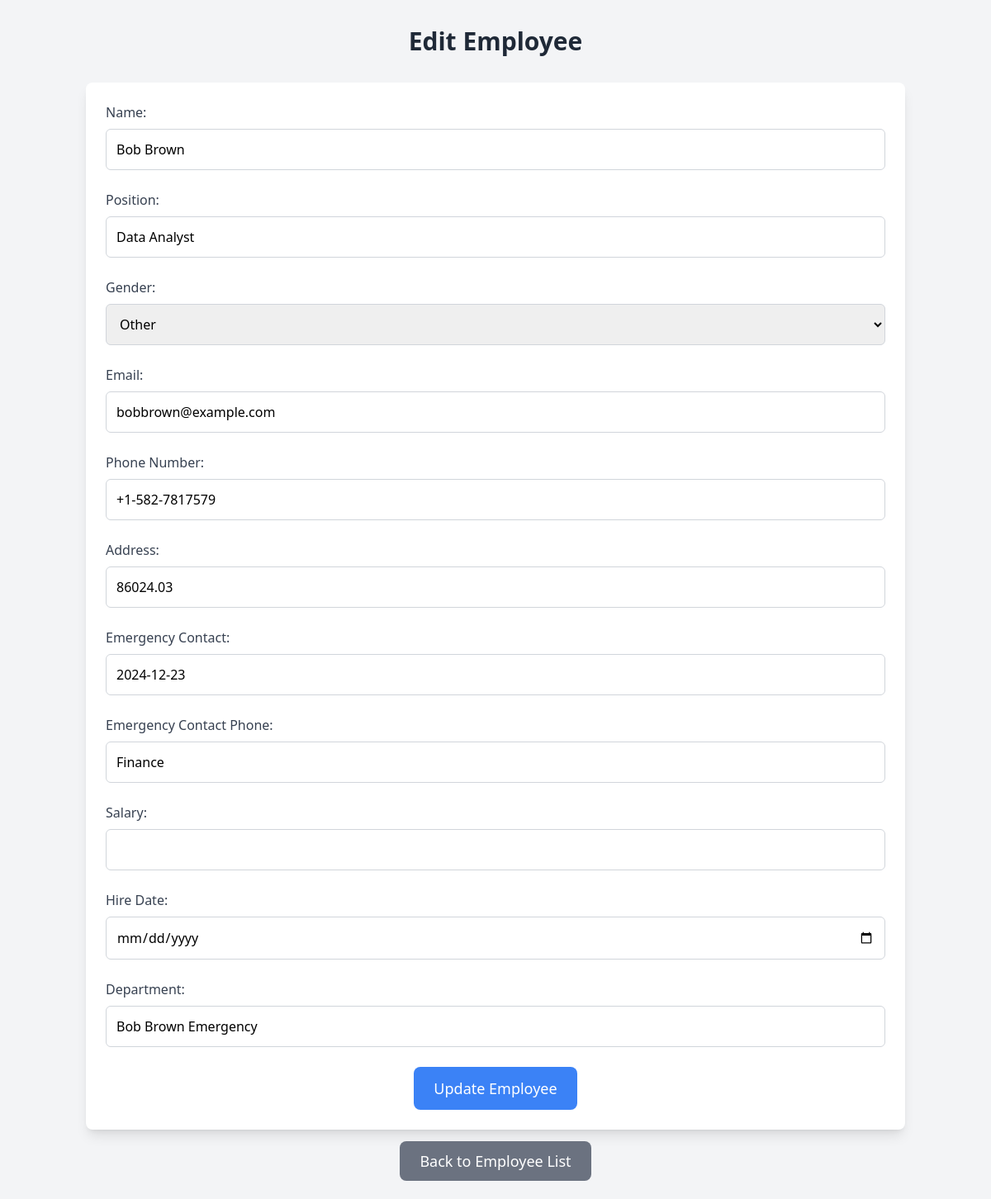
The app's page /edit/30 with its own data.
### tables this page shows
CREATE TABLE employees (
                id INTEGER PRIMARY KEY AUTOINCREMENT,
                name TEXT NOT NULL,
                position TEXT NOT NULL,
                gender TEXT NOT NULL,
                email TEXT NOT NULL,
                phone TEXT NOT NULL,
                address TEXT NOT NULL,
                emergency_contact TEXT NOT NULL,
                emergency_contact_phone TEXT NOT NULL,
                salary REAL NOT NULL,
                hire_date TEXT NOT NULL,
                department TEXT NOT NULL
            );

### app.py (the view, shortened to what this page needs)
@app.route('/edit/<int:id>', methods=['GET', 'POST'])
def edit_employee(id):
    conn = get_db()
    cursor = conn.cursor()
    cursor.execute('SELECT * FROM employees WHERE id = ?', (id,))
    employee = cursor.fetchone()
    return render_template('edit_employee.html', employee=employee)

### app.py (called while the page is built)
def get_db():
    conn = sqlite3.connect(DATABASE)
    return conn

### templates/edit_employee.html (shortened to what this page needs)
<!DOCTYPE html>
<html lang="en">
<head>
    <script src="https://cdn.tailwindcss.com"></script>
</head>
<body class="bg-gray-100">
    <div class="container mx-auto px-4 py-8">
        <h1 class="text-3xl font-semibold text-center mb-8 text-gray-800">Edit Employee</h1>
        <form method="POST" class="bg-white p-6 rounded-lg shadow-lg">
            <div class="mb-6">
                <label for="name" class="block text-gray-700 font-medium mb-2">Name:</label>
                <input type="text" name="name" class="form-input w-full p-3 border border-gray-300 rounded-md" value="{{ employee[1] }}" required>
            </div>
            <div class="mb-6">
                <label for="position" class="block text-gray-700 font-medium mb-2">Position:</label>
                <input type="text" name="position" class="form-input w-full p-3 border border-gray-300 rounded-md" value="{{ employee[2] }}" required>
            </div>
            <div class="mb-6">
                <label for="gender" class="block text-gray-700 font-medium mb-2">Gender:</label>
                <select name="gender" class="form-input w-full p-3 border border-gray-300 rounded-md" required>
                    <option value="Other" {% if employee[3] == "Other" %}selected{% endif %}>Other</option>
                </select>
            </div>
            <div class="mb-6">
                <label for="email" class="block text-gray-700 font-medium mb-2">Email:</label>
                <input type="email" name="email" class="form-input w-full p-3 border border-gray-300 rounded-md" value="{{ employee[4] }}" required>
            </div>
            <div class="mb-6">
                <label for="phone" class="block text-gray-700 font-medium mb-2">Phone Number:</label>
                <input type="text" name="phone" class="form-input w-full p-3 border border-gray-300 rounded-md" value="{{ employee[8] }}" required>
            </div>
            <div class="mb-6">
                <label for="address" class="block text-gray-700 font-medium mb-2">Address:</label>
                <input type="text" name="address" class="form-input w-full p-3 border border-gray-300 rounded-md" value="{{ employee[9] }}" required>
            </div>
            <div class="mb-6">
                <label for="emergency_contact" class="block text-gray-700 font-medium mb-2">Emergency Contact:</label>
                <input type="text" name="emergency_contact" class="form-input w-full p-3 border border-gray-300 rounded-md" value="{{ employee[10] }}" required>
            </div>
            <div class="mb-6">
                <label for="emergency_contact_phone" class="block text-gray-700 font-medium mb-2">Emergency Contact Phone:</label>
                <input type="text" name="emergency_contact_phone" class="form-input w-full p-3 border border-gray-300 rounded-md" value="{{ employee[11] }}" required>
            </div>
            <div class="mb-6">
                <label for="salary" class="block text-gray-700 font-medium mb-2">Salary:</label>
                <input type="number" name="salary" class="form-input w-full p-3 border border-gray-300 rounded-md" step="0.01" value="{{ employee[5] }}" required>
            </div>
            <div class="mb-6">
                <label for="hire_date" class="block text-gray-700 font-medium mb-2">Hire Date:</label>
                <input type="date" name="hire_date" class="form-input w-full p-3 border border-gray-300 rounded-md" value="{{ employee[6] }}" required>
            </div>
            <div class="mb-6">
                <label for="department" class="block text-gray-700 font-medium mb-2">Department:</label>
                <input type="text" name="department" class="form-input w-full p-3 border border-gray-300 rounded-md" value="{{ employee[7] }}" required>
            </div>
            <div class="flex justify-center">
                <button type="submit" class="bg-blue-500 text-white px-6 py-3 rounded-lg text-lg hover:bg-blue-600 transition duration-300">Update Employee</button>
            </div>
        </form>
        <div class="text-center mt-6">
            <a href="{{ url_for('index') }}" class="bg-gray-500 text-white px-6 py-3 rounded-lg text-lg hover:bg-gray-600 transition duration-300">Back to Employee List</a>
        </div>
    </div>
</body>
</html>

### records on screen
employees: name "Bob Brown", position "Data Analyst", gender "Other", email "bobbrown@example.com", phone "+1-582-7817579", address "86024.03", emergency_contact "2024-12-23", emergency_contact_phone "Finance", department "Bob Brown Emergency"
